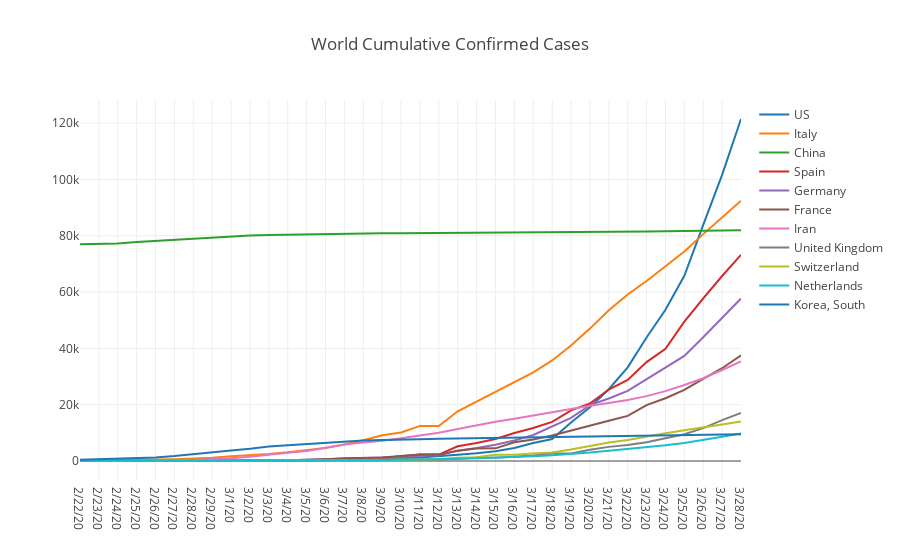

The notebook cell this image was saved under:
### Markdown cell above
# World Wide Data

### Code cell
chinaDataConfirmed = dfConfirmedGlobal[dfConfirmedGlobal['Country/Region'] == 'China'].sum()
chinaDataConfirmed['Province/State', 'Country/Region'] = [np.NaN, 'China']

dfConfirmedWorldTop = dfConfirmedGlobal[dfConfirmedGlobal['Country/Region'] != 'China'].sort_values(dfConfirmedGlobal.columns[-1], ascending=False).head(10)
dfConfirmedWorldTop = dfConfirmedWorldTop.append(chinaDataConfirmed, ignore_index=True)
dfConfirmedWorldTop = dfConfirmedWorldTop.sort_values(dfConfirmedGlobal.columns[-1], ascending=False)

data = [{
    'x': row[1].index[35:],
    'y': row[1].values[35:],
    'name': row[1].values[1] if str(row[1].values[0]) == 'nan' else '{} {}'.format( row[1].values[0], row[1].values[1])
}  for row in dfConfirmedWorldTop.iterrows()]

layout = dict(title = 'World Cumulative Confirmed Cases')
py.iplot(dict(data=data, layout=layout))

dfConfirmedWorldTop
